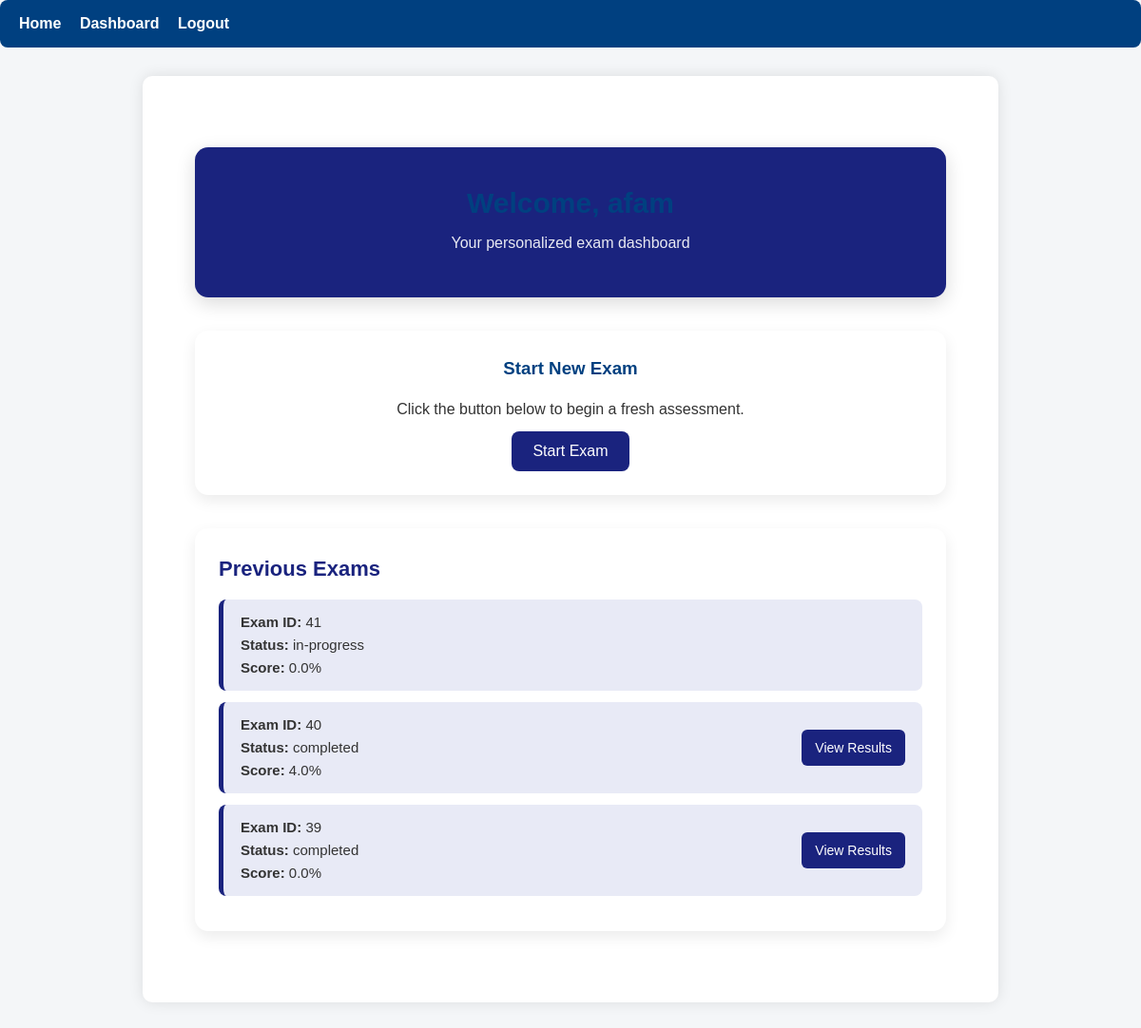
/dashboard (signed in), run on the app's committed database.
### app.py (models this page shows)
class Exam(db.Model):
    __tablename__ = "exams"
    id = db.Column(db.Integer, primary_key=True)
    student_id = db.Column(db.Integer, db.ForeignKey("students.id"), nullable=False)
    start_time = db.Column(db.DateTime, default=datetime.utcnow)
    end_time = db.Column(db.DateTime)
    total_score = db.Column(db.Float, default=0)
    status = db.Column(db.String(20), default="active")
    duration_minutes = db.Column(db.Integer, default=30)
    created_at = db.Column(db.DateTime, default=datetime.utcnow)
    student = db.relationship("Student", backref="exams")

### app.py (the view)
@app.route("/dashboard")
@login_required_student
def student_dashboard():
    student_id = session["student_id"]
    exams = Exam.query.filter_by(student_id=student_id).order_by(Exam.created_at.desc()).limit(10).all()
    return render_template("student_dashboard.html", exams=exams, student_name=session.get("student_name"))

### app.py (called while the page is built)
def login_required_student(f):
    @wraps(f)
    def decorated(*args, **kwargs):
        if "student_id" not in session:
            flash("Please log in to continue.", "warning")
            return redirect(url_for("login"))
        return f(*args, **kwargs)
    return decorated

### templates/student_dashboard.html (shortened to what this page needs)
{% extends "base.html" %}
{% block content %}
<div class="dashboard-wrapper">
    <div class="welcome-banner">
        <h2>Welcome, {{ student_name }}</h2>
        <p>Your personalized exam dashboard</p>
    </div>
    <div class="action-card">
        <h3>Start New Exam</h3>
        <p>Click the button below to begin a fresh assessment.</p>
        <form action="{{ url_for('start_exam') }}" method="POST">
            <button type="submit">Start Exam</button>
        </form>
    </div>
    <div class="exam-list">
        <h3>Previous Exams</h3>
        {% for exam in exams %}
        <div class="exam-item">
            <div class="exam-info">
                <strong>Exam ID:</strong> {{ exam.id }} <br>
                <strong>Status:</strong> {{ exam.status }} <br>
                <strong>Score:</strong>
                {% if exam.total_score is not none %}
                    {{ exam.total_score }}%
                {% else %}
                    Not available
                {% endif %}
            </div>
            {% if exam.status != "in-progress" %}
                <a class="result-link" href="{{ url_for('results_page', exam_id=exam.id) }}">
                    View Results
                </a>
            {% endif %}
        </div>
        {% endfor %}
    </div>
</div>
{% endblock %}

### static/css/style.css (style rules this page uses)
* { box-sizing: border-box; margin: 0; padding: 0; font-family: Arial, sans-serif; }
body { background-color: #f4f6f8; color: #333; line-height: 1.6; }
h1, h2, h3 { margin-bottom: 15px; color: #004080; }
p { margin-bottom: 10px; }
button { background-color: #004080; color: white; padding: 10px 18px; border: none; border-radius: 6px; cursor: pointer; font-size: 16px; }

### templates/student_dashboard.html (style rules this page uses)
.dashboard-wrapper { max-width: 1100px; margin: 30px auto; padding: 25px; }
.welcome-banner { background: #1a237e; color: white; padding: 35px; border-radius: 14px; box-shadow: 0 6px 20px rgba(0,0,0,0.15); text-align: center; margin-bottom: 35px; }
.welcome-banner h2 { font-size: 30px; margin-bottom: 5px; }
.welcome-banner p { opacity: .9; }
.action-card { background: #fff; padding: 25px; border-radius: 14px; box-shadow: 0 6px 16px rgba(0,0,0,0.08); text-align: center; margin-bottom: 35px; }
.action-card button { background: #1a237e; color: #fff; padding: 12px 22px; border-radius: 8px; font-size: 16px; cursor: pointer; border: none; transition: 0.3s; }
.exam-list { background: #fff; padding: 25px; border-radius: 14px; box-shadow: 0 6px 16px rgba(0,0,0,0.08); }
.exam-list h3 { color: #1a237e; margin-bottom: 15px; font-size: 22px; }
.exam-item { background: #e8eaf6; padding: 12px 18px; border-left: 5px solid #1a237e; border-radius: 8px; margin-bottom: 12px; display: flex; justify-content: space-between; align-items: center; }
.exam-info { font-size: 15px; color: #333; }
.result-link { background: #1a237e; color: white; padding: 8px 14px; border-radius: 6px; text-decoration: none; font-size: 14px; transition: .3s; }

### data on the page
Exam: id "41", status "in-progress", total_score "0.0"
Exam: id "40", status "completed", total_score "4.0"
Exam: id "39", status "completed", total_score "0.0"
